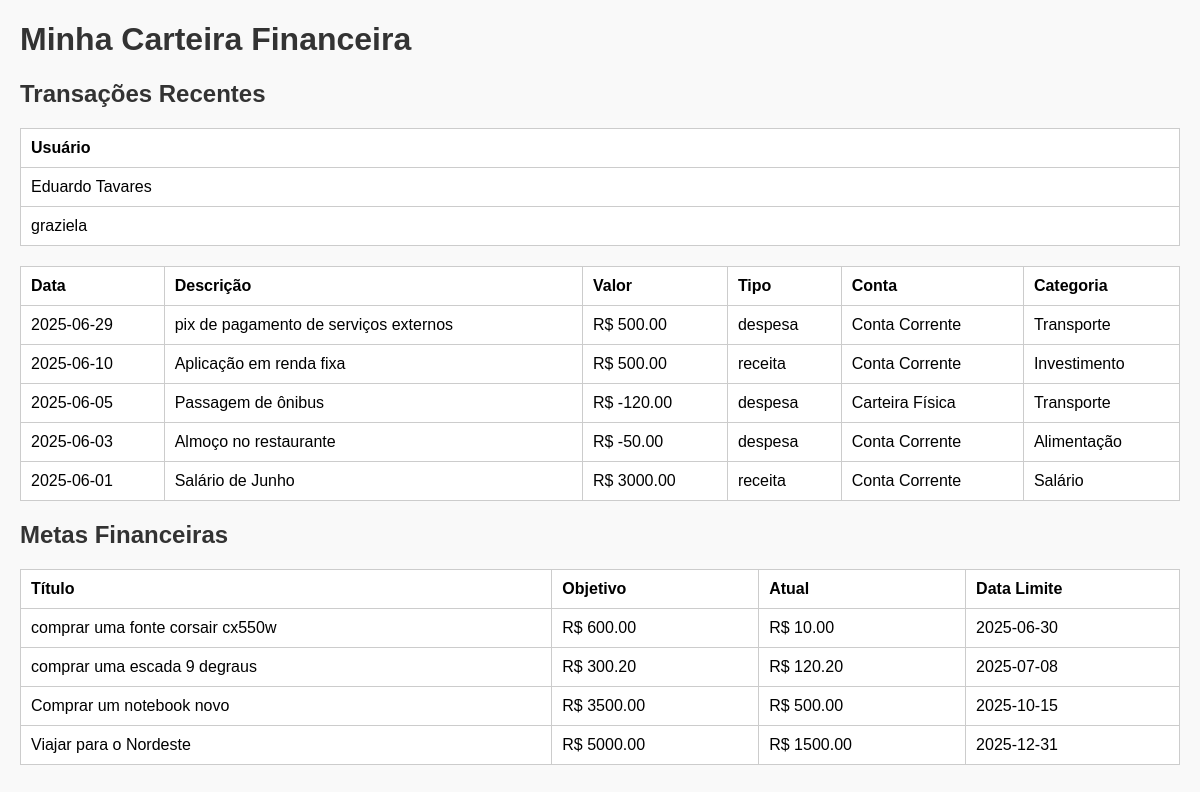
The page / on the database its author committed.
### tables this page shows
CREATE TABLE `usuario` (
  `id_usuario` int NOT NULL AUTO_INCREMENT,
  `nome` varchar(100) DEFAULT NULL,
  `senha` varchar(255) DEFAULT NULL,
  PRIMARY KEY (`id_usuario`)
);

CREATE TABLE `transacao` (
  `id_transacao` int NOT NULL AUTO_INCREMENT,
  `valor` decimal(10,2) DEFAULT NULL,
  `data_transacao` date DEFAULT NULL,
  `descricao` varchar(255) DEFAULT NULL,
  `tipo` enum('receita','despesa') DEFAULT NULL,
  `db_conta` int DEFAULT NULL,
  `db_categoria` int DEFAULT NULL,
  PRIMARY KEY (`id_transacao`),
  KEY `db_conta` (`db_conta`),
  KEY `db_categoria` (`db_categoria`),
  CONSTRAINT `transacao_ibfk_1` FOREIGN KEY (`db_conta`) REFERENCES `conta` (`id_conta`),
  CONSTRAINT `transacao_ibfk_2` FOREIGN KEY (`db_categoria`) REFERENCES `categoria` (`id_categoria`)
);

CREATE TABLE `conta` (
  `id_conta` int NOT NULL AUTO_INCREMENT,
  `nome` varchar(100) DEFAULT NULL,
  `tipo` enum('corrente','poupança','carteira','outro') DEFAULT NULL,
  `saldo_inicial` decimal(10,2) DEFAULT NULL,
  `db_usuario` int DEFAULT NULL,
  PRIMARY KEY (`id_conta`),
  KEY `db_usuario` (`db_usuario`),
  CONSTRAINT `conta_ibfk_1` FOREIGN KEY (`db_usuario`) REFERENCES `usuario` (`id_usuario`)
);

CREATE TABLE `categoria` (
  `id_categoria` int NOT NULL AUTO_INCREMENT,
  `nome` varchar(100) DEFAULT NULL,
  `tipo` enum('receita','despesa') DEFAULT NULL,
  PRIMARY KEY (`id_categoria`)
);

CREATE TABLE `meta_financeira` (
  `id_meta` int NOT NULL AUTO_INCREMENT,
  `titulo` varchar(100) DEFAULT NULL,
  `valor_objetivo` decimal(10,2) DEFAULT NULL,
  `valor_atual` decimal(10,2) DEFAULT NULL,
  `data_limite` date DEFAULT NULL,
  `db_usuario` int DEFAULT NULL,
  PRIMARY KEY (`id_meta`),
  KEY `db_usuario` (`db_usuario`),
  CONSTRAINT `meta_financeira_ibfk_1` FOREIGN KEY (`db_usuario`) REFERENCES `usuario` (`id_usuario`)
);

### transacoes.php (the view)
<?php
include "conexao.php";
$sql = "SELECT  nome
        FROM usuario";
$result = $conn->query($sql);
if ($result->num_rows > 0) {
    echo "<table border='1'><tr><th>Usuário</th></tr>";
    while($row = $result->fetch_assoc()) {
        echo "<tr>
                <td>{$row['nome']}</td>
              </tr>";
    }
    echo "</table>";
} else {
    echo "Nenhuma meta registrada.";
}
$sql = "SELECT t.id_transacao, t.valor, t.data_transacao, t.descricao, t.tipo, c.nome AS conta, cat.nome AS categoria
        FROM transacao t
        JOIN conta c ON t.db_conta = c.id_conta
        JOIN categoria cat ON t.db_categoria = cat.id_categoria
        ORDER BY t.data_transacao DESC LIMIT 10";
$result = $conn->query($sql);
if ($result->num_rows > 0) {
    echo "<table border='1'><tr><th>Data</th><th>Descrição</th><th>Valor</th><th>Tipo</th><th>Conta</th><th>Categoria</th></tr>";
    while($row = $result->fetch_assoc()) {
        echo "<tr>
                <td>{$row['data_transacao']}</td>
                <td>{$row['descricao']}</td>
                <td>R$ {$row['valor']}</td>
                <td>{$row['tipo']}</td>
                <td>{$row['conta']}</td>
                <td>{$row['categoria']}</td>
              </tr>";
    }
    echo "</table>";
} else {
    echo "Nenhuma transação encontrada.";
}
?>

### index.php (shortened to what this page needs)
<!DOCTYPE html>
<html lang="pt-br">
<head>
    <link rel="stylesheet" href="style.css">
</head>
<body>
    <h1>Minha Carteira Financeira</h1>
    <h2>Transações Recentes</h2>
    <?php include "transacoes.php"; ?>
    <h2>Metas Financeiras</h2>
    <?php include "metas.php"; ?>
</body>
</html>

### metas.php
<?php
include "conexao.php";
$sql = "SELECT titulo, valor_objetivo, valor_atual, data_limite
        FROM meta_financeira
        ORDER BY data_limite ASC";
$result = $conn->query($sql);
if ($result->num_rows > 0) {
    echo "<table border='1'><tr><th>Título</th><th>Objetivo</th><th>Atual</th><th>Data Limite</th></tr>";
    while($row = $result->fetch_assoc()) {
        echo "<tr>
                <td>{$row['titulo']}</td>
                <td>R$ {$row['valor_objetivo']}</td>
                <td>R$ {$row['valor_atual']}</td>
                <td>{$row['data_limite']}</td>
              </tr>";
    }
    echo "</table>";
} else {
    echo "Nenhuma meta registrada.";
}
?>

### style.css (style rules this page uses)
body { font-family: Arial, sans-serif; margin: 20px; background: #f9f9f9; }
h1, h2 { color: #333; }
table { width: 100%; border-collapse: collapse; margin-bottom: 20px; background: #fff; }
th, td { border: 1px solid #ccc; padding: 10px; text-align: left; }

### rows shown on the page
usuario: nome "Eduardo Tavares"
usuario: nome "graziela"
transacao: data_transacao "2025-06-29", descricao "pix de pagamento de serviços externos", valor "500.00", tipo "despesa", db_conta.nome "Conta Corrente", db_categoria.nome "Transporte"
transacao: data_transacao "2025-06-10", descricao "Aplicação em renda fixa", valor "500.00", tipo "receita", db_conta.nome "Conta Corrente", db_categoria.nome "Investimento"
transacao: data_transacao "2025-06-05", descricao "Passagem de ônibus", valor "-120.00", tipo "despesa", db_conta.nome "Carteira Física", db_categoria.nome "Transporte"
transacao: data_transacao "2025-06-03", descricao "Almoço no restaurante", valor "-50.00", tipo "despesa", db_conta.nome "Conta Corrente", db_categoria.nome "Alimentação"
transacao: data_transacao "2025-06-01", descricao "Salário de Junho", valor "3000.00", tipo "receita", db_conta.nome "Conta Corrente", db_categoria.nome "Salário"
meta_financeira: titulo "comprar uma fonte corsair cx550w", valor_objetivo "600.00", valor_atual "10.00", data_limite "2025-06-30"
meta_financeira: titulo "comprar uma escada 9 degraus", valor_objetivo "300.20", valor_atual "120.20", data_limite "2025-07-08"
meta_financeira: titulo "Comprar um notebook novo", valor_objetivo "3500.00", valor_atual "500.00", data_limite "2025-10-15"
meta_financeira: titulo "Viajar para o Nordeste", valor_objetivo "5000.00", valor_atual "1500.00", data_limite "2025-12-31"
